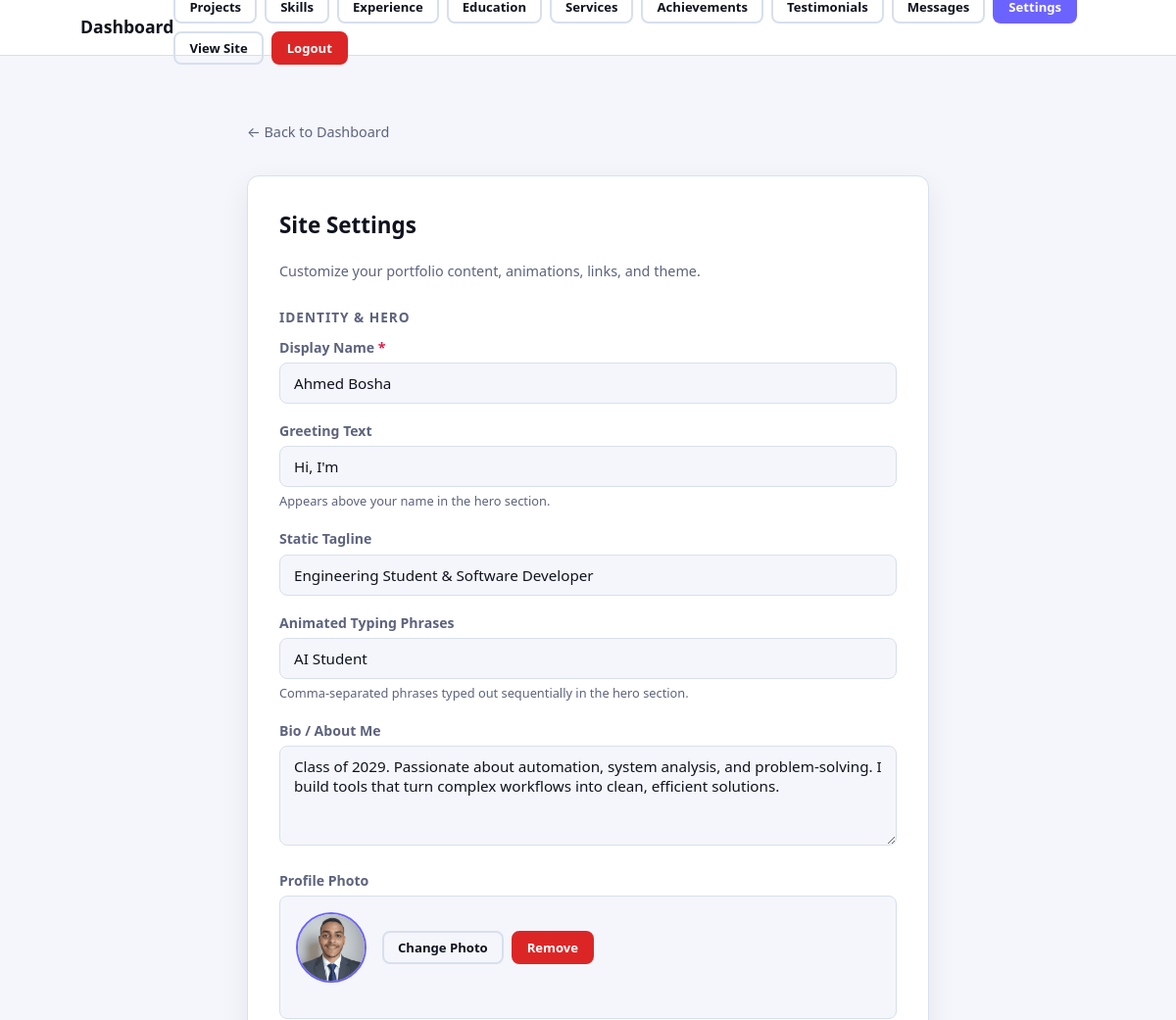
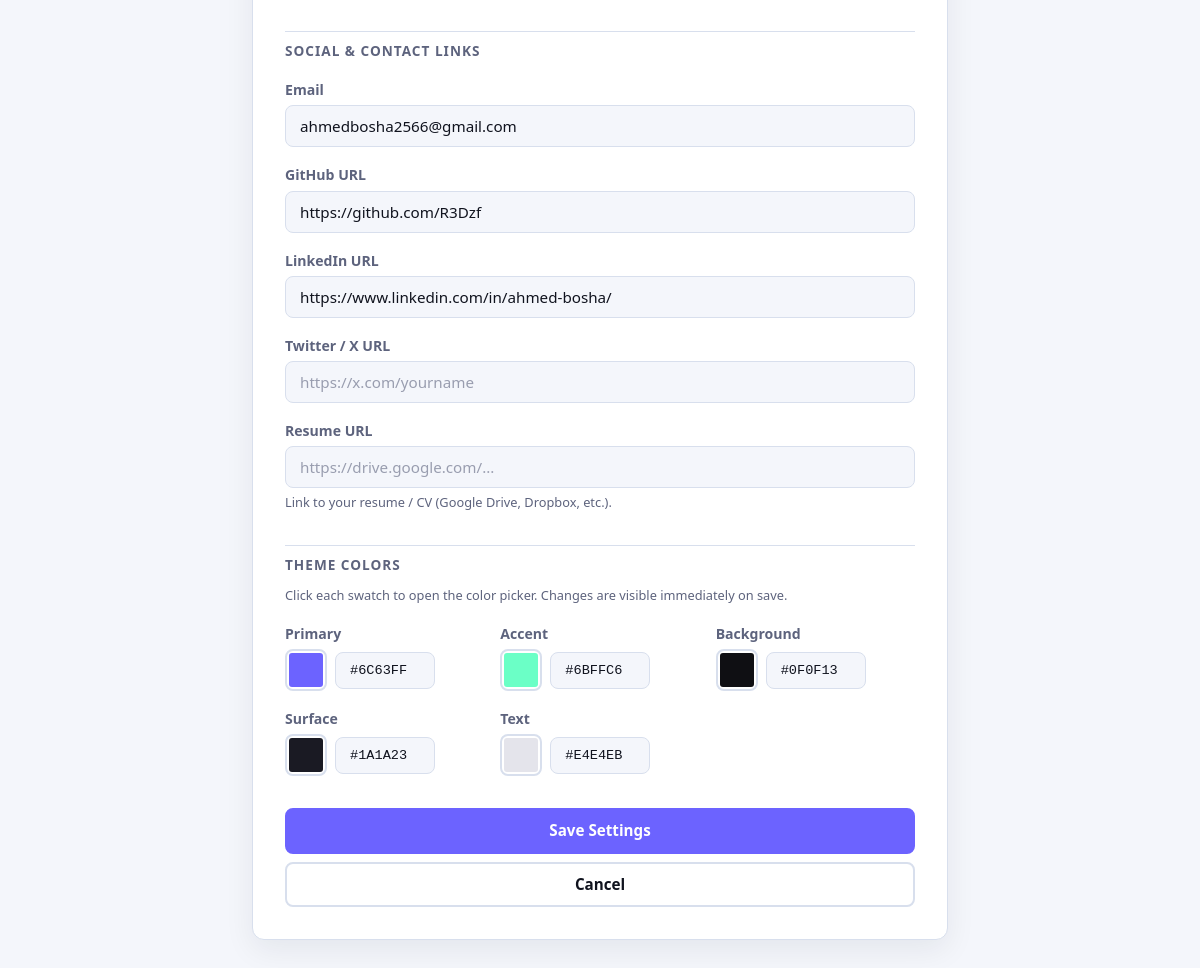
Page /admin/settings (signed in) on the earlier database version (2 pictures, top to bottom).
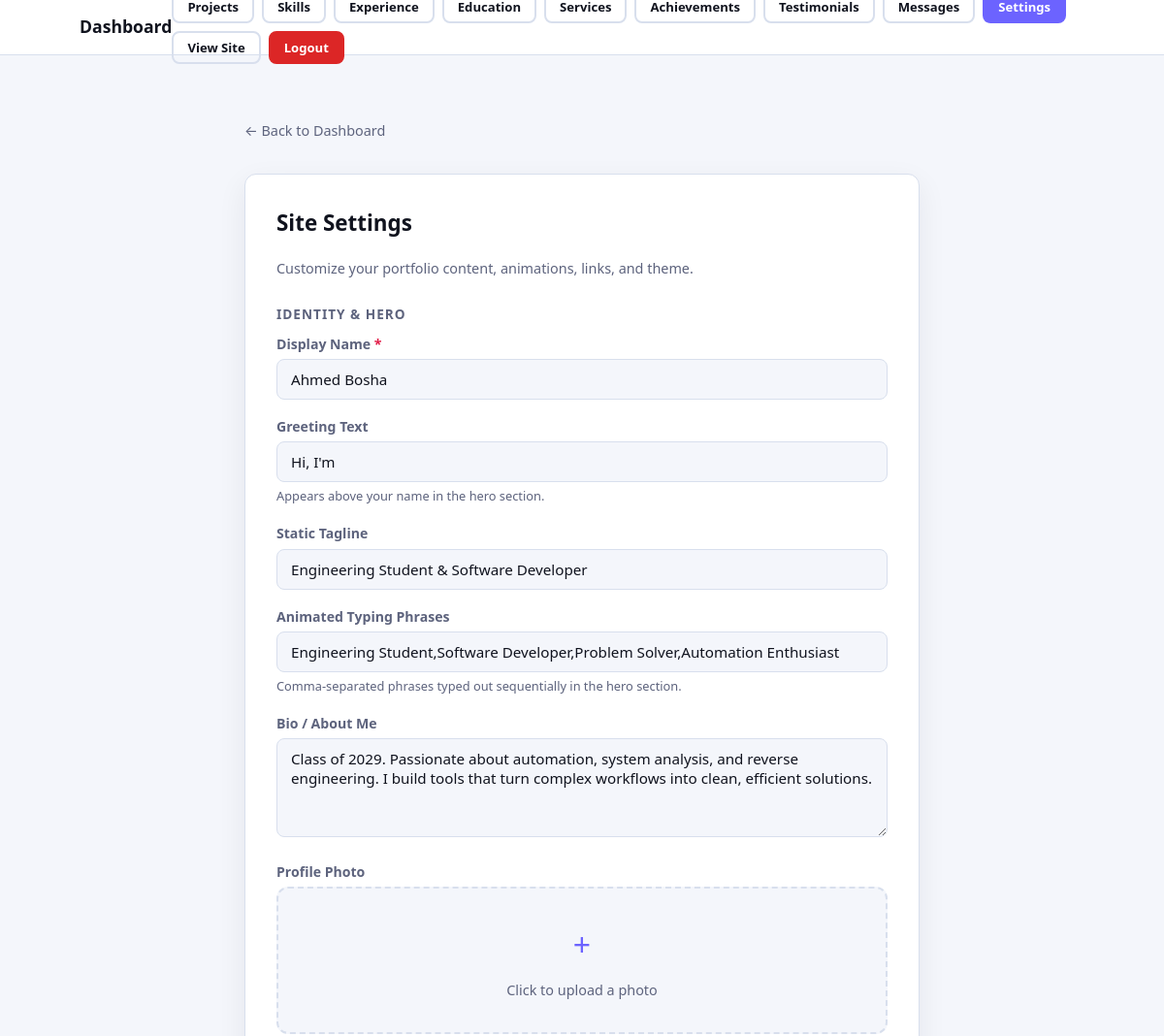
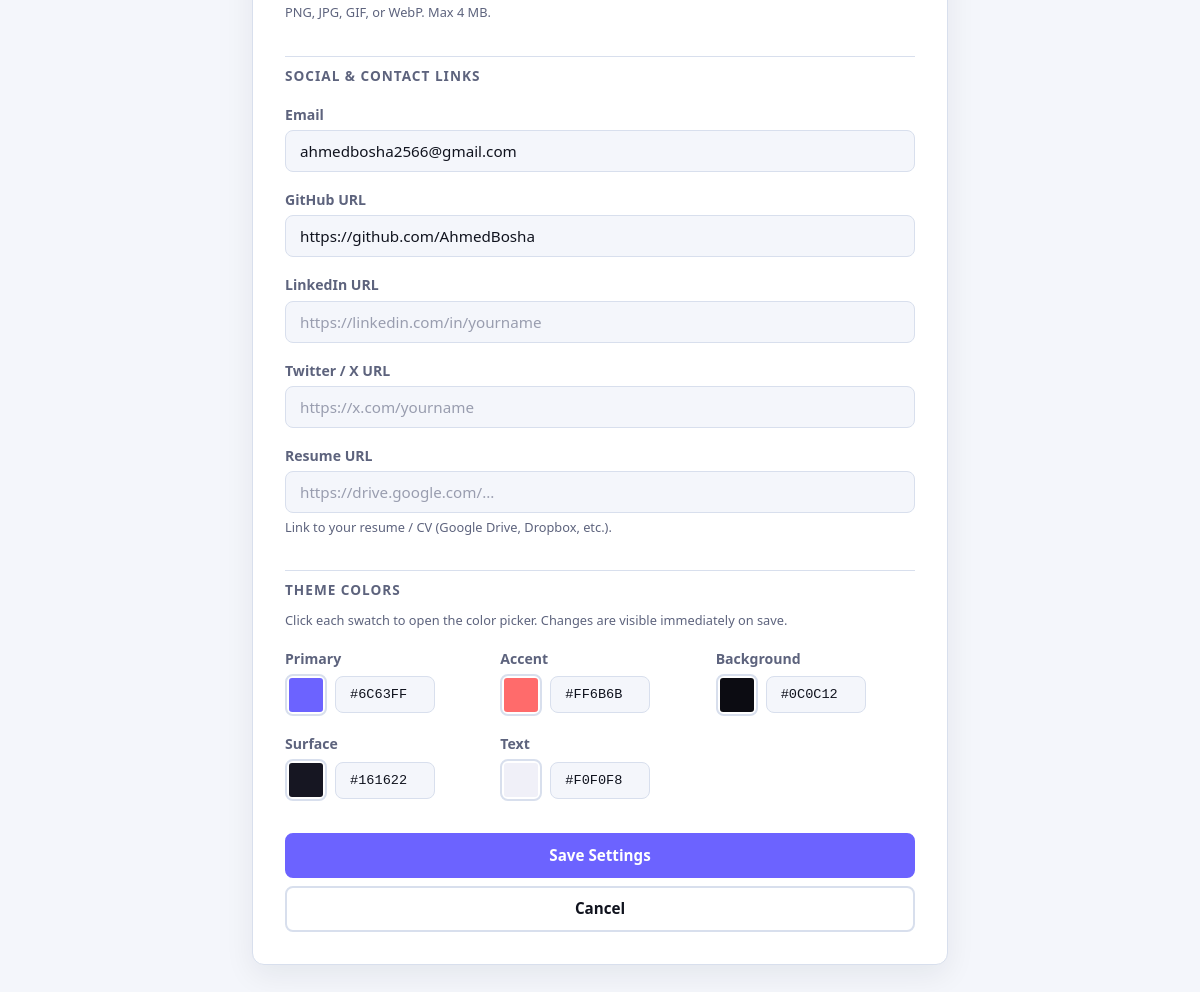
Same page on the later database version (2 pictures, top to bottom).
### tables this page shows
CREATE TABLE site_settings (
            id              INTEGER PRIMARY KEY CHECK (id = 1),
            name            TEXT    DEFAULT 'Ahmed Bosha',
            greeting        TEXT    DEFAULT 'Hi, I''m',
            tagline         TEXT    DEFAULT 'Engineering Student & Software Developer',
            typing_texts    TEXT    DEFAULT 'Engineering Student,Software Developer,Problem Solver,Automation Enthusiast',
            bio             TEXT    DEFAULT 'Class of 2029. Passionate about automation, system analysis, and reverse engineering. I build tools that turn complex workflows into clean, efficient solutions.',
            profile_photo   TEXT,
            email           TEXT    DEFAULT 'ahmedbosha2566@gmail.com',
            github_url      TEXT    DEFAULT 'https://github.com/AhmedBosha',
            linkedin_url    TEXT,
            twitter_url     TEXT,
            resume_url      TEXT,
            color_primary   TEXT    DEFAULT '#6c63ff',
            color_accent    TEXT    DEFAULT '#ff6b6b',
            color_bg        TEXT    DEFAULT '#0c0c12',
            color_surface   TEXT    DEFAULT '#161622',
            color_text      TEXT    DEFAULT '#f0f0f8'
        );

### app.py (the view, shortened to what this page needs)
@app.route("/admin/settings", methods=["GET", "POST"])
@login_required
def admin_settings():
    db = get_db()
    return render_template("admin/settings.html", settings=get_settings(db))

### app.py (called while the page is built)
def get_db():
    if "db" not in g:
        g.db = sqlite3.connect(DATABASE)
        g.db.row_factory = sqlite3.Row
        g.db.execute("PRAGMA foreign_keys = ON")
    return g.db

def get_settings(db=None):
    if db is None:
        db = get_db()
    return db.execute("SELECT * FROM site_settings WHERE id = 1").fetchone()

@app.context_processor
def inject_globals():
    try:
        settings = get_settings()
        unread = get_db().execute(
            "SELECT COUNT(*) FROM messages WHERE is_read = 0"
        ).fetchone()[0]
    except Exception:
        settings = None
        unread = 0
    return dict(settings=settings, unread_count=unread)

def login_required(view):
    @functools.wraps(view)
    def wrapped(**kwargs):
        if not session.get("admin_logged_in"):
            flash("Please log in to access the dashboard.", "warning")
            return redirect(url_for("admin_login"))
        return view(**kwargs)
    return wrapped

### templates/admin/settings.html (shortened to what this page needs)
{% extends "base.html" %}
{% block body %}
<nav class="admin-nav">
    <div class="container admin-nav__inner">
        <a href="{{ url_for('admin_dashboard') }}" class="admin-nav__logo">
            Dashboard
        </a>
        <div class="admin-nav__actions">
            <a href="{{ url_for('admin_dashboard') }}" class="btn btn--sm btn--outline">Projects</a>
            <a href="{{ url_for('admin_skills') }}" class="btn btn--sm btn--outline">Skills</a>
            <a href="{{ url_for('admin_experience') }}" class="btn btn--sm btn--outline">Experience</a>
            <a href="{{ url_for('admin_education') }}" class="btn btn--sm btn--outline">Education</a>
            <a href="{{ url_for('admin_services') }}" class="btn btn--sm btn--outline">Services</a>
            <a href="{{ url_for('admin_achievements') }}" class="btn btn--sm btn--outline">Achievements</a>
            <a href="{{ url_for('admin_testimonials') }}" class="btn btn--sm btn--outline">Testimonials</a>
            <a href="{{ url_for('admin_messages') }}" class="btn btn--sm btn--outline">
            </a>
            <a href="{{ url_for('admin_settings') }}" class="btn btn--sm btn--primary">Settings</a>
            <a href="{{ url_for('index') }}" class="btn btn--sm btn--outline">View Site</a>
            <a href="{{ url_for('admin_logout') }}" class="btn btn--sm btn--danger">Logout</a>
        </div>
    </div>
</nav>
<main class="admin-main">
    <div class="container" style="max-width:760px;">
        <a href="{{ url_for('admin_dashboard') }}" class="back-link">&larr; Back to Dashboard</a>
        <div class="form-card">
            <h2 class="form-card__title">Site Settings</h2>
            <p class="text-muted" style="margin-top:-1rem; margin-bottom:1.5rem; font-size:0.9rem;">
                Customize your portfolio content, animations, links, and theme.
            </p>
            <form method="POST" action="{{ url_for('admin_settings') }}" enctype="multipart/form-data">
                <p class="form-section-label">Identity &amp; Hero</p>
                <label class="form-label" for="name">
                    Display Name <span class="required">*</span>
                </label>
                <input class="form-input" type="text" id="name" name="name"
                       value="{{ settings.name or '' }}"
                       placeholder="e.g. Ahmed Bosha" required>
                <label class="form-label" for="greeting">Greeting Text</label>
                <input class="form-input" type="text" id="greeting" name="greeting"
                       value="{{ settings.greeting or '' }}"
                       placeholder="e.g. Hi, I'm">
                <p class="form-hint">Appears above your name in the hero section.</p>
                <label class="form-label" for="tagline">Static Tagline</label>
                <input class="form-input" type="text" id="tagline" name="tagline"
                       value="{{ settings.tagline or '' }}"
                       placeholder="e.g. Engineering Student &amp; Software Developer">
                <label class="form-label" for="typing_texts">Animated Typing Phrases</label>
                <input class="form-input" type="text" id="typing_texts" name="typing_texts"
                       value="{{ settings.typing_texts or '' }}"
                       placeholder="Engineering Student,Software Developer,Problem Solver,Automation Enthusiast">
                <p class="form-hint">Comma-separated phrases typed out sequentially in the hero section.</p>
                <label class="form-label" for="bio">Bio / About Me</label>
                <textarea class="form-input form-textarea" id="bio" name="bio" rows="4"
                          placeholder="Tell visitors about yourself...">{{ settings.bio or '' }}</textarea>
                <label class="form-label">Profile Photo</label>
                {% if settings.profile_photo %}
                <div class="photo-preview">
                    <img src="{{ url_for('static', filename='uploads/' + settings.profile_photo) }}"
                         alt="Current profile photo" class="photo-preview__img">
                    <div class="photo-preview__actions">
                        <label class="btn btn--sm btn--outline">
                            Change Photo
                        </label>
                        <label class="btn btn--sm btn--danger">
                            Remove
                        </label>
                    </div>
                </div>
                {% else %}
                <div class="photo-upload">
                    <label class="photo-upload__label">
                        <span class="photo-upload__icon">+</span>
                        <span class="photo-upload__text" id="uploadText">Click to upload a photo</span>
                    </label>
                    <p class="form-hint">PNG, JPG, GIF, or WebP. Max 4 MB.</p>
                </div>
                {% endif %}
                <hr class="form-divider">
                <p class="form-section-label">Social &amp; Contact Links</p>
                <label class="form-label" for="email">Email</label>
                <input class="form-input" type="email" id="email" name="email"
                       value="{{ settings.email or '' }}"
                       placeholder="you@example.com">
                <label class="form-label" for="github_url">GitHub URL</label>
                <input class="form-input" type="url" id="github_url" name="github_url"
                       value="{{ settings.github_url or '' }}"
                       placeholder="https://github.com/yourname">
                <label class="form-label" for="linkedin_url">LinkedIn URL</label>
                <input class="form-input" type="url" id="linkedin_url" name="linkedin_url"
                       value="{{ settings.linkedin_url or '' }}"
                       placeholder="https://linkedin.com/in/yourname">
                <label class="form-label" for="twitter_url">Twitter / X URL</label>
                <input class="form-input" type="url" id="twitter_url" name="twitter_url"
                       value="{{ settings.twitter_url or '' }}"
                       placeholder="https://x.com/yourname">
                <label class="form-label" for="resume_url">Resume URL</label>
                <input class="form-input" type="url" id="resume_url" name="resume_url"
                       value="{{ settings.resume_url or '' }}"
                       placeholder="https://drive.google.com/...">
                <p class="form-hint">Link to your resume / CV (Google Drive, Dropbox, etc.).</p>
                <hr class="form-divider">
                <p class="form-section-label">Theme Colors</p>
                <p class="form-hint" style="margin-bottom:1rem;">
                    Click each swatch to open the color picker. Changes are visible immediately on save.
                </p>
                <div class="color-grid">
                    <div class="color-field">
                        <label class="form-label" for="color_primary">Primary</label>
                        <div class="color-input-wrap">
                            <input type="color" id="color_primary" name="color_primary"
                                   value="{{ settings.color_primary or '#6c63ff' }}" class="color-swatch">
                            <input type="text" class="form-input form-input--color"
                                   value="{{ settings.color_primary or '#6c63ff' }}"
                                   oninput="document.getElementById('color_primary').value=this.value"
                                   maxlength="7">
                        </div>
                    </div>
                    <div class="color-field">
                        <label class="form-label" for="color_accent">Accent</label>
                        <div class="color-input-wrap">
                            <input type="color" id="color_accent" name="color_accent"
                                   value="{{ settings.color_accent or '#ff6b6b' }}" class="color-swatch">
                            <input type="text" class="form-input form-input--color"
                                   value="{{ settings.color_accent or '#ff6b6b' }}"
                                   oninput="document.getElementById('color_accent').value=this.value"
                                   maxlength="7">
                        </div>
                    </div>
                    <div class="color-field">
                        <label class="form-label" for="color_bg">Background</label>
                        <div class="color-input-wrap">
                            <input type="color" id="color_bg" name="color_bg"
                                   value="{{ settings.color_bg or '#0f0f13' }}" class="color-swatch">
                            <input type="text" class="form-input form-input--color"
                                   value="{{ settings.color_bg or '#0f0f13' }}"
                                   oninput="document.getElementById('color_bg').value=this.value"
                                   maxlength="7">
                        </div>
                    </div>
                    <div class="color-field">
                        <label class="form-label" for="color_surface">Surface</label>
                        <div class="color-input-wrap">
                            <input type="color" id="color_surface" name="color_surface"
                                   value="{{ settings.color_surface or '#1a1a23' }}" class="color-swatch">
                            <input type="text" class="form-input form-input--color"
                                   value="{{ settings.color_surface or '#1a1a23' }}"
                                   oninput="document.getElementById('color_surface').value=this.value"
                                   maxlength="7">
                        </div>
                    </div>
                    <div class="color-field">
                        <label class="form-label" for="color_text">Text</label>
                        <div class="color-input-wrap">
                            <input type="color" id="color_text" name="color_text"
                                   value="{{ settings.color_text or '#e4e4eb' }}" class="color-swatch">
                            <input type="text" class="form-input form-input--color"
                                   value="{{ settings.color_text or '#e4e4eb' }}"
                                   oninput="document.getElementById('color_text').value=this.value"
                                   maxlength="7">
                        </div>
                    </div>
                </div>
                <div class="form-actions" style="margin-top:2rem;">
                    <button type="submit" class="btn btn--primary btn--block">Save Settings</button>
                    <a href="{{ url_for('admin_dashboard') }}" class="btn btn--outline btn--block">Cancel</a>
                </div>
            </form>
        </div>
    </div>
</main>
{% endblock %}

### templates/base.html (shortened to what this page needs)
<!DOCTYPE html>
<html lang="en" data-theme="dark">
<head>
    <link rel="stylesheet" href="{{ url_for('static', filename='css/style.css') }}">
</head>
<body>
    {% block body %}{% endblock %}
</body>
</html>

Differences in the rows shown:
changed site_settings "Ahmed Bosha": typing_texts "AI Student" → "Engineering Student,Software Developer,Problem Solver,Automation Enthusiast"; bio "Class of 2029. Passionate about automation, system analysis, and problem-solving. I build tools that turn complex workflows into clean, efficient solutions." → "Class of 2029. Passionate about automation, system analysis, and reverse engineering. I build tools that turn complex workflows into clean, efficient solutions."; github_url "https://github.com/R3Dzf" → "https://github.com/AhmedBosha"; color_accent "#6bffc6" → "#ff6b6b"; color_bg "#0f0f13" → "#0c0c12"; color_surface "#1a1a23" → "#161622"; color_text "#e4e4eb" → "#f0f0f8"; profile_photo "profile_da26b6c0.png" → empty (drawn); profile_photo: picture removed; linkedin_url "https://www.linkedin.com/in/ahmed-bosha/" → (not shown)
Other differences:
text no longer shown: "Change Photo Remove"
text now shown: "+ Click to upload a photo PNG, JPG, GIF, or WebP. Max 4 MB."
